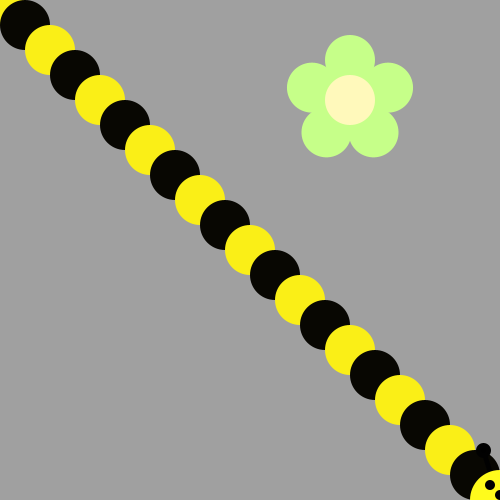
Frame 1 (no input)
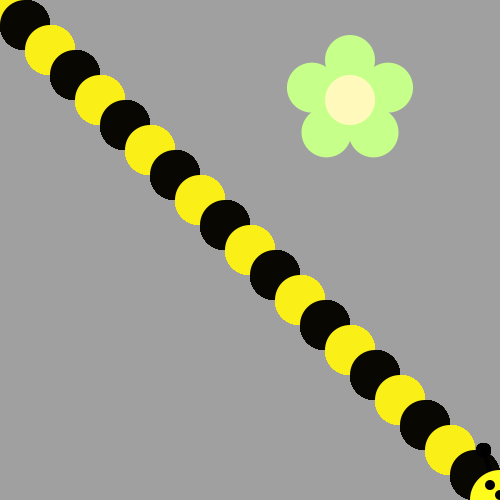
Frame 60 (the mouse pressed at the canvas centre just before this capture)
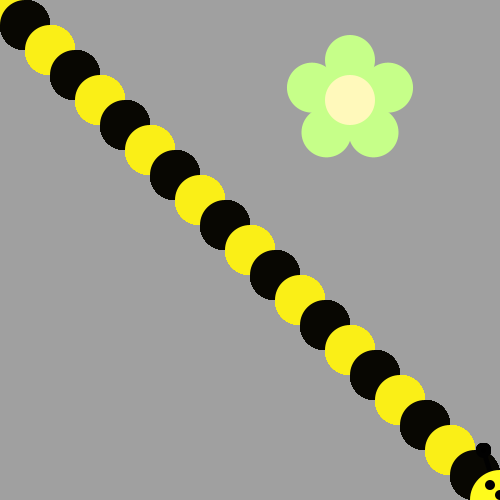
Frame 120 (the mouse held since frame 60 and released just before this capture)

The Processing sketch that drew these frames (run headless with seeded random() and noise(); from frame 60 on, the mouse is pressed at the canvas centre):

// Processing sketch: bumble_bee
// ── bumble_bee.pde

void setup() {
     ellipseMode(CENTER);
     size(500, 500);
     background(160, 160, 160);
     drawFlower(350, 100);
}

void draw() {
  
// First run the program and you should see a flower.  
  
  
/* Then, use a loop to make a body for the Bee! 

(see the image on the recipe, it's a diagonal line of circles)
Use remainder to make the colors alternate between yellow and black
*/
int x = 0;
int y = 0;
for(int i = 0; i <20; i ++){
  if(i % 2 == 0){
    fill(250,239,23);
  }
   else{
    fill(8,7,2);
   }
  ellipse(x,y,50,50);
  x = x + 25;
  y = y + 25;
}




/*
Now put his head on using drawBeeFace(x,y)
*/
drawBeeFace(500,500);
}

/**************   Use these methods but  DON'T CHANGE THE CODE BELOW  **************/

void drawFlower(int x, int y) {
     noStroke();
     translate(x, y);
     // draw 5 petals, rotating after each one
     fill(#c6ff89);      // green
      for (int i = 0; i < 5; i++) {
           ellipse(0, -40, 50, 50);
          rotate(radians(72));
     }
     fill(#fff9bb); // light yellow
     ellipse(0, 0, 50, 50);
} 
void drawBeeFace(int BeeFaceX, int BeeFaceY) {
     noStroke();
     fill(0, 0, 0);
     stroke(1);
     strokeWeight(5);
     line(BeeFaceX-10, BeeFaceY-27, BeeFaceX-17, BeeFaceY-50);
     line(BeeFaceX+10, BeeFaceY-27, BeeFaceX+17, BeeFaceY-50);
     ellipse(BeeFaceX-17, BeeFaceY-50, 10, 10);
     ellipse(BeeFaceX+17, BeeFaceY-50, 10, 10);
     noStroke();
     fill(255, 251, 28);
     ellipse(BeeFaceX, BeeFaceY, 60, 60); // face
     fill(255, 237, 209);
     fill(0,0,0);
      ellipse(BeeFaceX-10, BeeFaceY-15, 10, 10); // eyes
     ellipse(BeeFaceX+10, BeeFaceY-15, 10, 10);
      ellipse(BeeFaceX, BeeFaceY-5, 10, 10); // nose
      ellipse(BeeFaceX, BeeFaceY+10, 20, 10);// mouth
     fill(255, 251, 28);
     ellipse(BeeFaceX, BeeFaceY+5, 20, 6);
}
